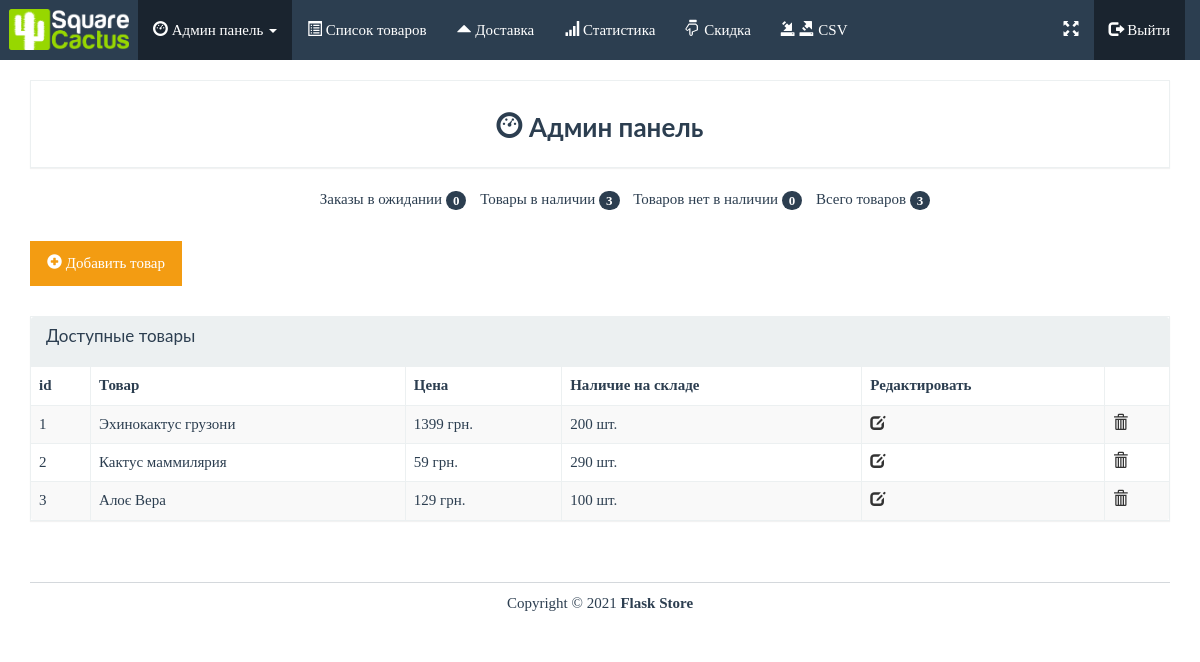
Page /admin/list-products (signed in) on the committed database.
### app.py (models this page shows, shortened)
class Product(db.Model):
    id = db.Column(db.Integer, primary_key=True)
    name = db.Column(db.String(50), unique=True)
    price = db.Column(db.Integer)
    stock = db.Column(db.Integer)
    slug = db.Column(db.String(140), unique=True)
    description = db.Column(db.String(500))
    image = db.Column(db.String(100), nullable=True)
    image2 = db.Column(db.String(100), nullable=True)
    image3 = db.Column(db.String(100), nullable=True)
    image4 = db.Column(db.String(100), nullable=True)
    order = db.relationship('Order_Item', backref='product', lazy=True)

### app.py (the view)
@app.route('/admin/list-products')
@login_required
def list_products():
    products = Product.query.all()
    products_in_stock = Product.query.filter(Product.stock > 0).count()
    orders = Order.query.all()
    count_cart = check_count()
    return render_template('admin/list_products.html', admin=True, count_cart=count_cart, products=products, products_in_stock=products_in_stock, orders=orders)

### app.py (called while the page is built)
def check_count():
    count_cart = 0
    if 'cart' in session:
        for item in session['cart']:
            quantity = int(item['quantity'])
            count_cart += quantity
    else:
        count_cart = 0
    return count_cart

### templates/admin/list_products.html (shortened to what this page needs)
{% extends "base.html" %}
{% block body %}
<div class="row pad">
	<div class="col-lg-12">
		<div class="panel panel-default">
			<div class="panel-body text-center">
				<h3 class="bold"><i class="glyphicon glyphicon-dashboard"></i> Админ панель</h3>
			</div>
		</div>
	</div>
	<div class="col-lg-12">
		<ul class="summary">
			<li class="">Заказы в ожидании <span class="badge">{{ orders|length }}</span></li>
			<li class="">Товары в наличии <span class="badge">{{ products_in_stock }}</span></li>
			<li class="">Товаров нет в наличии <span class="badge">{{ products|length - products_in_stock }}</span></li>
			<li class="">Всего товаров <span class="badge">{{ products|length }}</span></li>
		</ul>
	</div>
</div>
<div class="row pad">
	<div class="col-lg-12 pad">
     <a href="{{ url_for('add') }}" class="btn btn-warning" style="margin-bottom: 30px;"><i class="glyphicon glyphicon-plus-sign"></i> Добавить товар</a>
		<div class="panel panel-default">
			<div class="panel-heading">
				<h3 class="panel-title">Доступные товары</h3>
			</div>
			<div class="table-responsive">
				<table class="table table-striped table-bordered">
					<thead>
						<tr>
                            <th>id</th><th>Товар</th><th>Цена</th><th>Наличие на складе</th><th>Редактировать</th><th></th>
						</tr>
					</thead>
					<tbody>
						{% for product in products %}
                        <tr>
							<td>{{ product.id }}</td>
							<td>{{ product.name }}</td>
							<td>{{ product.price}} грн.</td>
							<td>{{ product.stock}} шт.</td>
                            <td><a href="{{ url_for('edit_product', id=product.id) }}"><i class="glyphicon glyphicon-edit "></i></a></td>
                            <td><a href="{{ url_for('remove_product', id=product.id) }}"><i class="glyphicon glyphicon-trash "></i></a></td>
						</tr>
                        {% endfor %}
					</tbody>
				</table>
			</div>
		</div>
	</div>
</div>
{% endblock %}

### static/css/styles.css (style rules this page uses)
body { font-family: Ubuntu, verdana, georgia, serif, sans-serif; }
a, a:hover, a:active, a:focus, a:visited { text-decoration: none; }
.bold { font-weight: bolder !important; }
table { width: 100%; }
div.panel, .btn, .navbar { border-radius: 0; }
.pad { margin-top: 10px !important; }
div.panel-body { padding-top: 10px; }
.panel-title { margin-bottom: 10px; }
ul.summary { list-style-type: none; text-align: center; }
ul.summary > li { display: inline-block; padding-left: 10px; }
table a:not(.btn), .table a:not(.btn) { text-decoration: none; }
table a:not(.btn), .table a:not(.btn) { text-decoration: none; color: #333; }

### rows in the picture
Product: id "1", name "Эхинокактус грузони", price "1399", stock "200"
Product: id "2", name "Кактус маммилярия", price "59", stock "290"
Product: id "3", name "Алоє Вера", price "129", stock "100"

### other values in the picture
{{ orders|length }} "0"
{{ products_in_stock }} "3"
{{ products|length - products_in_stock }} "0"
{{ products|length }} "3"
